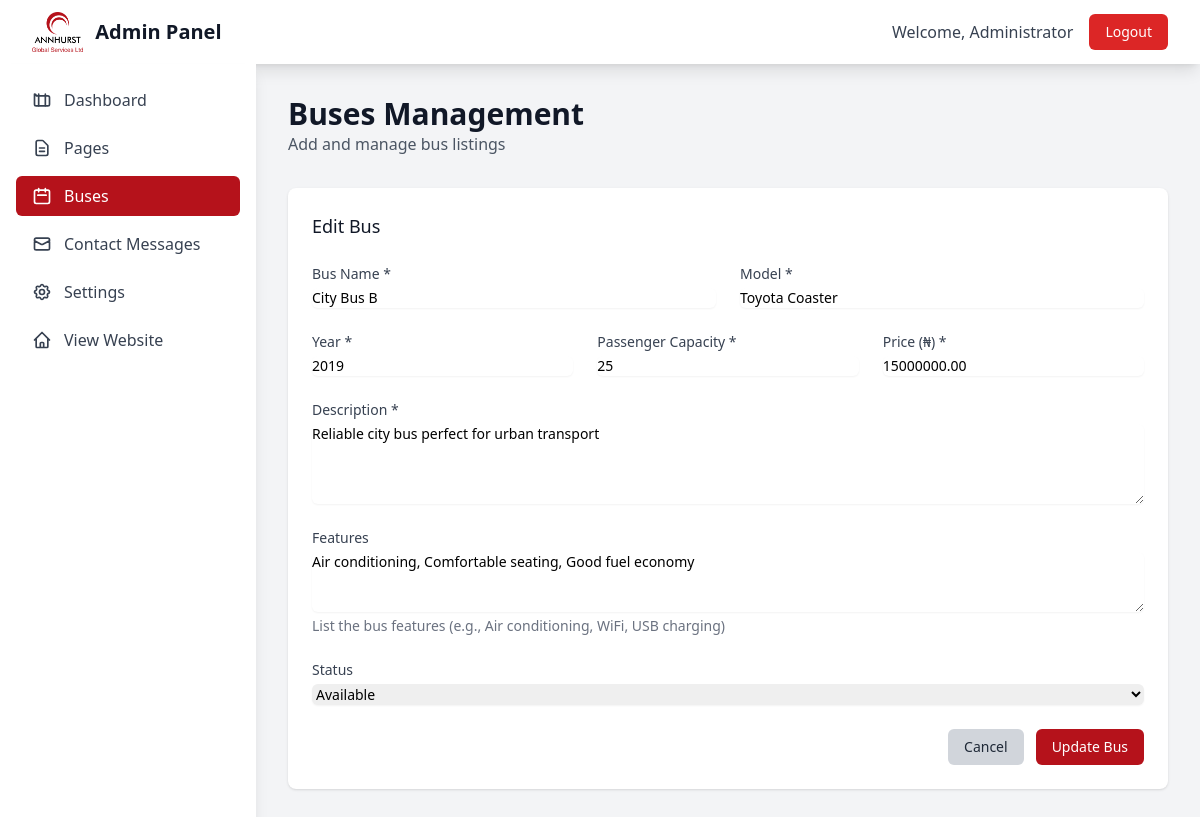
Page /admin/buses.php?action=edit&id=2 (signed in) on the committed database.
### tables this page shows
CREATE TABLE buses (
    id INT AUTO_INCREMENT PRIMARY KEY,
    bus_name VARCHAR(255) NOT NULL,
    model VARCHAR(100),
    year INT,
    capacity INT,
    price DECIMAL(10, 2),
    description TEXT,
    features TEXT,
    images TEXT,  
    status ENUM('available', 'sold', 'reserved') DEFAULT 'available',
    created_at TIMESTAMP DEFAULT CURRENT_TIMESTAMP,
    updated_at TIMESTAMP DEFAULT CURRENT_TIMESTAMP ON UPDATE CURRENT_TIMESTAMP
);

### admin/buses.php (the view, shortened to what this page needs)
<?php
$action = $_GET['action'] ?? 'list';
function getBuses() {
    try {
        $pdo = getDBConnection();
        $stmt = $pdo->query("SELECT * FROM buses ORDER BY created_at DESC");
        return $stmt->fetchAll();
    } catch (Exception $e) {
        return [];
    }
}
function getBus($id) {
    try {
        $pdo = getDBConnection();
        $stmt = $pdo->prepare("SELECT * FROM buses WHERE id = ?");
        $stmt->execute([$id]);
        return $stmt->fetch();
    } catch (Exception $e) {
        return null;
    }
}
$buses = getBuses();
$currentBus = null;
if ($action === 'edit' && isset($_GET['id'])) {
    $currentBus = getBus($_GET['id']);
}
?>
<!DOCTYPE html>
<html lang="en">
<head>
    <script src="https://cdn.tailwindcss.com"></script>
</head>
<body class="bg-gray-100">
    <nav class="bg-white shadow-lg">
        <div class="max-w-7xl mx-auto px-4 sm:px-6 lg:px-8">
            <div class="flex justify-between h-16">
                <div class="flex items-center">
                    <div class="flex-shrink-0">
                        <div class="flex items-center">
                            <div class="rounded-lg flex items-center justify-center mr-3">
                                <img src="../img/ann.png" alt="Annhurst Transport" class="h-10 w-auto">
                            </div>
                            <span class="text-xl font-bold text-gray-900">Admin Panel</span>
                        </div>
                    </div>
                </div>
                <div class="flex items-center space-x-4">
                    <span class="text-gray-700">Welcome, <?php echo htmlspecialchars($_SESSION['admin_name']); ?></span>
                    <a href="logout.php" class="bg-red-600 hover:bg-red-700 text-white px-4 py-2 rounded-md text-sm font-medium transition-colors">Logout</a>
                </div>
            </div>
        </div>
    </nav>
    <div class="flex">
        <div class="w-64 bg-white shadow-lg min-h-screen">
            <div class="p-4">
                <nav class="space-y-2">
                    <a href="dashboard.php" class="flex items-center px-4 py-2 text-gray-700 hover:bg-gray-100 rounded-md">
                        Dashboard
                    </a>
                    <a href="pages.php" class="flex items-center px-4 py-2 text-gray-700 hover:bg-gray-100 rounded-md">
                        <svg class="w-5 h-5 mr-3" fill="none" stroke="currentColor" viewBox="0 0 24 24">
                            <path stroke-linecap="round" stroke-linejoin="round" stroke-width="2" d="M9 12h6m-6 4h6m2 5H7a2 2 0 01-2-2V5a2 2 0 012-2h5.586a1 1 0 01.707.293l5.414 5.414a1 1 0 01.293.707V19a2 2 0 01-2 2z"></path>
                        </svg>
                        Pages
                    </a>
                    <a href="buses.php" class="flex items-center px-4 py-2 text-gray-700 bg-primary text-white rounded-md">
                        <svg class="w-5 h-5 mr-3" fill="none" stroke="currentColor" viewBox="0 0 24 24">
                            <path stroke-linecap="round" stroke-linejoin="round" stroke-width="2" d="M8 7V3m8 4V3m-9 8h10M5 21h14a2 2 0 002-2V7a2 2 0 00-2-2H5a2 2 0 00-2 2v12a2 2 0 002 2z"></path>
                        </svg>
                        Buses
                    </a>
                    <a href="contacts.php" class="flex items-center px-4 py-2 text-gray-700 hover:bg-gray-100 rounded-md">
                        <svg class="w-5 h-5 mr-3" fill="none" stroke="currentColor" viewBox="0 0 24 24">
                            <path stroke-linecap="round" stroke-linejoin="round" stroke-width="2" d="M3 8l7.89 4.26a2 2 0 002.22 0L21 8M5 19h14a2 2 0 002-2V7a2 2 0 00-2-2H5a2 2 0 00-2 2v10a2 2 0 002 2z"></path>
                        </svg>
                        Contact Messages
                    </a>
                    <a href="settings.php" class="flex items-center px-4 py-2 text-gray-700 hover:bg-gray-100 rounded-md">
                        Settings
                    </a>
                    <a href="../index.php" class="flex items-center px-4 py-2 text-gray-700 hover:bg-gray-100 rounded-md">
                        <svg class="w-5 h-5 mr-3" fill="none" stroke="currentColor" viewBox="0 0 24 24">
                            <path stroke-linecap="round" stroke-linejoin="round" stroke-width="2" d="M3 12l2-2m0 0l7-7 7 7M5 10v10a1 1 0 001 1h3m10-11l2 2m-2-2v10a1 1 0 01-1 1h-3m-6 0a1 1 0 001-1v-4a1 1 0 011-1h2a1 1 0 011 1v4a1 1 0 001 1m-6 0h6"></path>
                        </svg>
                        View Website
                    </a>
                </nav>
            </div>
        </div>
        <div class="flex-1 p-8">
            <div class="mb-8 flex justify-between items-center">
                <div>
                    <h1 class="text-3xl font-bold text-gray-900">Buses Management</h1>
                    <p class="text-gray-600">Add and manage bus listings</p>
                </div>
            </div>
            <?php if ($action === 'list'): ?>
                <div class="bg-white shadow rounded-lg">
                    <div class="px-6 py-4 border-b border-gray-200">
                        <h3 class="text-lg font-medium text-gray-900">All Buses</h3>
                    </div>
                    <div class="overflow-x-auto">
                        <table class="min-w-full divide-y divide-gray-200">
                            <thead class="bg-gray-50">
                                <tr>
                                    <th class="px-6 py-3 text-left text-xs font-medium text-gray-500 uppercase tracking-wider">Bus Name</th>
                                    <th class="px-6 py-3 text-left text-xs font-medium text-gray-500 uppercase tracking-wider">Model</th>
                                    <th class="px-6 py-3 text-left text-xs font-medium text-gray-500 uppercase tracking-wider">Year</th>
                                    <th class="px-6 py-3 text-left text-xs font-medium text-gray-500 uppercase tracking-wider">Capacity</th>
                                    <th class="px-6 py-3 text-left text-xs font-medium text-gray-500 uppercase tracking-wider">Price</th>
                                    <th class="px-6 py-3 text-left text-xs font-medium text-gray-500 uppercase tracking-wider">Status</th>
                                    <th class="px-6 py-3 text-left text-xs font-medium text-gray-500 uppercase tracking-wider">Actions</th>
                                </tr>
                            </thead>
                            <tbody class="bg-white divide-y divide-gray-200">
                                <?php foreach ($buses as $bus): ?>
                                <tr>
                                    <td class="px-6 py-4 whitespace-nowrap">
                                        <div class="text-sm font-medium text-gray-900"><?php echo htmlspecialchars($bus['bus_name']); ?></div>
                                    </td>
                                    <td class="px-6 py-4 whitespace-nowrap">
                                        <div class="text-sm text-gray-500"><?php echo htmlspecialchars($bus['model']); ?></div>
                                    </td>
                                    <td class="px-6 py-4 whitespace-nowrap text-sm text-gray-500">
                                        <?php echo $bus['year']; ?>
                                    </td>
                                    <td class="px-6 py-4 whitespace-nowrap text-sm text-gray-500">
                                        <?php echo $bus['capacity']; ?> passengers
                                    </td>
                                    <td class="px-6 py-4 whitespace-nowrap text-sm text-gray-500">
                                        ₦<?php echo number_format($bus['price']); ?>
                                    </td>
                                    <td class="px-6 py-4 whitespace-nowrap">
                                        <span class="px-2 inline-flex text-xs leading-5 font-semibold rounded-full
                                            <?php echo $bus['status'] === 'available' ? 'bg-green-100 text-green-800' :
                                                  ($bus['status'] === 'sold' ? 'bg-red-100 text-red-800' : 'bg-yellow-100 text-yellow-800'); ?>">
                                            <?php echo ucfirst($bus['status']); ?>
                                        </span>
                                    </td>
                                    <td class="px-6 py-4 whitespace-nowrap text-sm font-medium">
                                        <a href="?action=edit&id=<?php echo $bus['id']; ?>" class="text-primary hover:text-primary-dark mr-3">Edit</a>
                                        <form method="POST" class="inline" onsubmit="return confirm('Are you sure you want to delete this bus?')">
                                            <input type="hidden" name="id" value="<?php echo $bus['id']; ?>">
                                            <button type="submit" name="action" value="delete" class="text-red-600 hover:text-red-900">Delete</button>
                                        </form>
                                    </td>
                                </tr>
                                <?php endforeach; ?>
                            </tbody>
                        </table>
                    </div>
                </div>
            <?php elseif ($action === 'new' || $action === 'edit'): ?>
                <div class="bg-white shadow rounded-lg p-6">
                    <h3 class="text-lg font-medium text-gray-900 mb-6">
                        <?php echo $action === 'new' ? 'Add New Bus' : 'Edit Bus'; ?>
                    </h3>
                    <form method="POST" class="space-y-6">
                        <div class="grid grid-cols-1 md:grid-cols-2 gap-6">
                            <div>
                                <label for="bus_name" class="block text-sm font-medium text-gray-700">Bus Name *</label>
                                <input type="text" id="bus_name" name="bus_name" required
                                       value="<?php echo htmlspecialchars($currentBus['bus_name'] ?? ''); ?>"
                                       class="mt-1 block w-full border-gray-300 rounded-md shadow-sm focus:ring-primary focus:border-primary sm:text-sm">
                            </div>
                            <div>
                                <label for="model" class="block text-sm font-medium text-gray-700">Model *</label>
                                <input type="text" id="model" name="model" required
                                       value="<?php echo htmlspecialchars($currentBus['model'] ?? ''); ?>"
                                       class="mt-1 block w-full border-gray-300 rounded-md shadow-sm focus:ring-primary focus:border-primary sm:text-sm">
                            </div>
                        </div>
                        <div class="grid grid-cols-1 md:grid-cols-3 gap-6">
                            <div>
                                <label for="year" class="block text-sm font-medium text-gray-700">Year *</label>
                                <input type="number" id="year" name="year" required min="1900" max="2030"
                                       value="<?php echo $currentBus['year'] ?? date('Y'); ?>"
                                       class="mt-1 block w-full border-gray-300 rounded-md shadow-sm focus:ring-primary focus:border-primary sm:text-sm">
                            </div>
                            <div>
                                <label for="capacity" class="block text-sm font-medium text-gray-700">Passenger Capacity *</label>
                                <input type="number" id="capacity" name="capacity" required min="1" max="100"
                                       value="<?php echo $currentBus['capacity'] ?? ''; ?>"
                                       class="mt-1 block w-full border-gray-300 rounded-md shadow-sm focus:ring-primary focus:border-primary sm:text-sm">
                            </div>
                            <div>
                                <label for="price" class="block text-sm font-medium text-gray-700">Price (₦) *</label>
                                <input type="number" id="price" name="price" required min="0" step="0.01"
                                       value="<?php echo $currentBus['price'] ?? ''; ?>"
                                       class="mt-1 block w-full border-gray-300 rounded-md shadow-sm focus:ring-primary focus:border-primary sm:text-sm">
                            </div>
                        </div>
                        <div>
                            <label for="description" class="block text-sm font-medium text-gray-700">Description *</label>
                            <textarea id="description" name="description" rows="4" required
                                      class="mt-1 block w-full border-gray-300 rounded-md shadow-sm focus:ring-primary focus:border-primary sm:text-sm"><?php echo htmlspecialchars($currentBus['description'] ?? ''); ?></textarea>
                        </div>
                        <div>
                            <label for="features" class="block text-sm font-medium text-gray-700">Features</label>
                            <textarea id="features" name="features" rows="3"
                                      class="mt-1 block w-full border-gray-300 rounded-md shadow-sm focus:ring-primary focus:border-primary sm:text-sm"><?php echo htmlspecialchars($currentBus['features'] ?? ''); ?></textarea>
                            <p class="mt-1 text-sm text-gray-500">List the bus features (e.g., Air conditioning, WiFi, USB charging)</p>
                        </div>
                        <div>
                            <label for="status" class="block text-sm font-medium text-gray-700">Status</label>
                            <select id="status" name="status" class="mt-1 block w-full border-gray-300 rounded-md shadow-sm focus:ring-primary focus:border-primary sm:text-sm">
                                <option value="available" <?php echo ($currentBus['status'] ?? '') === 'available' ? 'selected' : ''; ?>>Available</option>
                            </select>
                        </div>
                        <div class="flex justify-end space-x-3">
                            <a href="?action=list" class="bg-gray-300 hover:bg-gray-400 text-gray-800 px-4 py-2 rounded-md text-sm font-medium transition-colors">
                                Cancel
                            </a>
                            <button type="submit" class="bg-primary hover:bg-primary-dark text-white px-4 py-2 rounded-md text-sm font-medium transition-colors">
                                <?php echo $action === 'new' ? 'Add Bus' : 'Update Bus'; ?>
                            </button>
                        </div>
                    </form>
                </div>
            <?php endif; ?>
        </div>
    </div>
</body>
</html>

### rows in the picture
buses: bus_name "City Bus B", model "Toyota Coaster", year "2019", capacity "25", price "15000000.00", description "Reliable city bus perfect for urban transport", features "Air conditioning, Comfortable seating, Good fuel economy", status "Available"

### other values in the picture
$_SESSION['admin_name'] "Administrator"
